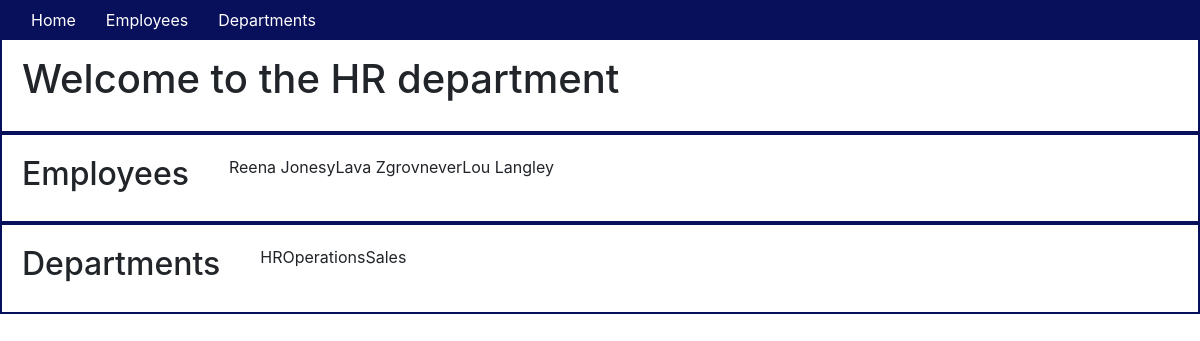
Before: / with the older database file.
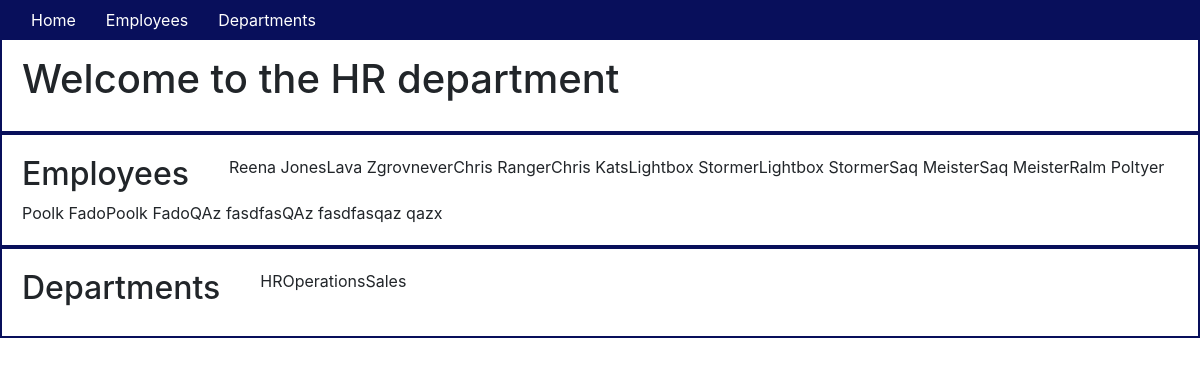
After: the same page with the newer database file.
### app/models.py (models this page shows, shortened)
class Employee(db.Model):
    id = db.Column(db.Integer, primary_key=True)
    first_name = db.Column(db.String(64))
    last_name = db.Column(db.String(64), index=True)
    departments = db.relationship('Department', secondary=links, backref='employee', lazy='dynamic')

class Department(db.Model):
    id = db.Column(db.Integer, primary_key=True)
    name = db.Column(db.String(64))
    employees = db.relationship('Employee', secondary=links, backref='department', lazy='dynamic')

### app/routes.py (the view)
@app.route('/')
def index():
    employees = Employee.query.all()
    departments = Department.query.all()
    return render_template('index.html', title="Home", employees=employees, departments=departments)

### app/templates/index.html
{% extends "base.html" %} {% block content %}
<div class="container-fluid">
    <div class="row">
        <h1>Welcome to the HR department</h1>
    </div>
    <div class="row">
        <h2>Employees</h2>
        <ul>
            {% for employee in employees %}
            <li>{{employee.first_name}} {{employee.last_name}} </li>
        </ul>
        {% endfor %}
    </div>
    <div class="row">
        <h2>Departments</h2>
        <ul>
            {% for department in departments %}
            <li>{{department.name}}</li>
        </ul>
        {% endfor %}
    </div>
</div>
{% endblock %}

### app/templates/base.html (shortened to what this page needs)
<!DOCTYPE html>
<html lang="en">
<head>
    <link rel="stylesheet" href="../static/css/styles.css">
    <link rel="stylesheet" href="https://stackpath.bootstrapcdn.com/bootstrap/4.4.1/css/bootstrap.min.css">
</head>
<body>
    <div class="header">
        <nav class="navbar fixed-top navbar-expand-sm">
            <div class="collapse navbar-collapse" id="navbarMenu">
                <ul class="navbar-nav">
                    <li><a href="/">Home</a></li>
                    <li><a href="/employees">Employees</a></li>
                    <li><a href="/departments">Departments</a></li>
                </ul>
            </div>
        </nav>
    </div>
    <hr> {% block content %}{% endblock %}
</body>
</html>

### app/static/css/styles.css (style rules this page uses)
nav { background-color: #080F5B; }
nav a { color: white; padding: 15px }
.navbar-nav { list-style-type: none; }
.row { padding: 20px; border: solid #080F5B 2px; }
li { list-style-type: none; }

Changed rows visible on the page:
changed Employee "Reena": last_name "Jonesy" → "Jones"
changed Employee: first_name "Lou" → "Chris"; last_name "Langley" → "Ranger"
added Employee: first_name "Chris", last_name "Kats"
added Employee: first_name "Lightbox", last_name "Stormer"
added Employee: first_name "Lightbox", last_name "Stormer"
added Employee: first_name "Saq", last_name "Meister"
added Employee: first_name "Saq", last_name "Meister"
added Employee: first_name "Ralm", last_name "Poltyer"
added Employee: first_name "Poolk", last_name "Fado"
added Employee: first_name "Poolk", last_name "Fado"
added Employee: first_name "QAz", last_name "fasdfas"
added Employee: first_name "QAz", last_name "fasdfas"
added Employee: first_name "qaz", last_name "qazx"
